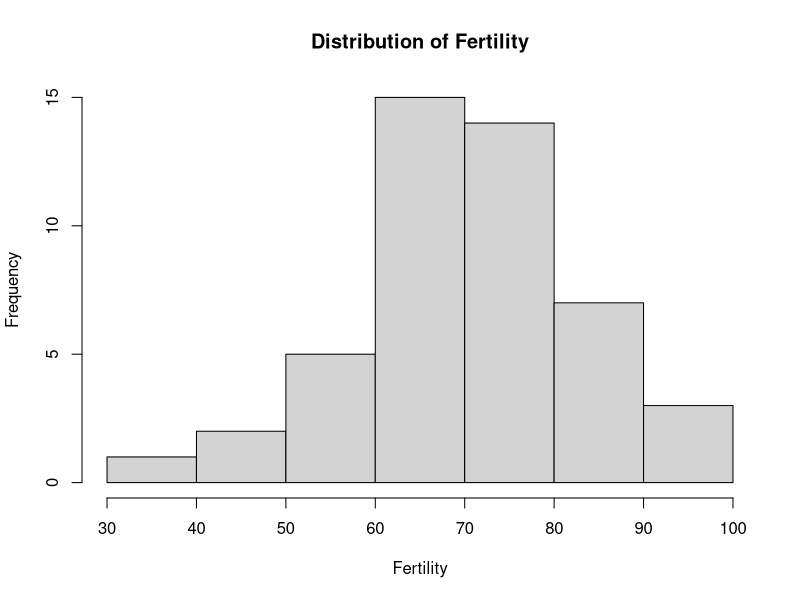

The R script that drew this image:
## ---- chunk 1
# load packages
library(tidyverse)

# recreate the example dataset
df_c <- data.frame(id = c(1:3,1:3),
                   money_spent= c(1000, 2000, 6000, 1500, 3000, 5500),
                   currency = c("CHF", "CHF", "USD", "EUR", "CHF", "USD"),
                   year=c(2017,2017,2017,2018,2018,2018))

df_p <- data.frame(id = 1:4,
                   first_name = c("Anna", "Betty", "Claire", "Diane"),
                   profession = c("Economist", "Data Scientist",
                                  "Data Scientist", "Economist"))

df_merged <- merge(df_p, df_c, by="id")
df_selection <- select(df_merged, id, year, money_spent, currency)

exchange_rates <- data.frame(exchange_rate= c(0.9, 1, 1.2),
                             currency=c("USD", "CHF", "EUR"), stringsAsFactors = FALSE)
df_selection <- merge(df_selection, exchange_rates, by="currency")
df_mutated <- mutate(df_selection, money_spent_chf = money_spent * exchange_rate)
## ---- chunk 2
summarise(df_mutated,
          mean = mean(money_spent_chf),
          standard_deviation = sd(money_spent_chf),
          median = median(money_spent_chf),
          N = n())
## ---- chunk 3
by_year <- group_by(df_mutated, year)
summarise(by_year,
          mean = mean(money_spent_chf),
          standard_deviation = sd(money_spent_chf),
          median = median(money_spent_chf),
          N = n())
## ---- chunk 4
by_year_currency <- group_by(df_mutated, year, currency)
summarise(by_year_currency,
          mean = mean(money_spent_chf),
          N = n())
## ---- chunk 5
# load data
data("swiss")
## ---- chunk 6
sapply(swiss, mean)
## ---- chunk 7
summarise(swiss,
          Fertility = mean(Fertility),
          Agriculture = mean(Agriculture)) # etc.
## ---- chunk 8
# Count NAs in each column
sapply(df_mutated, function(x) sum(is.na(x)))
## ---- chunk 9
summary(swiss)
## ---- chunk 10
unique(df_mutated$currency)
## ---- chunk 11
# Quick histogram
hist(swiss$Fertility, main = "Distribution of Fertility", xlab = "Fertility")
## ---- chunk 12
# Correlation matrix for swiss data
round(cor(swiss), 2)
